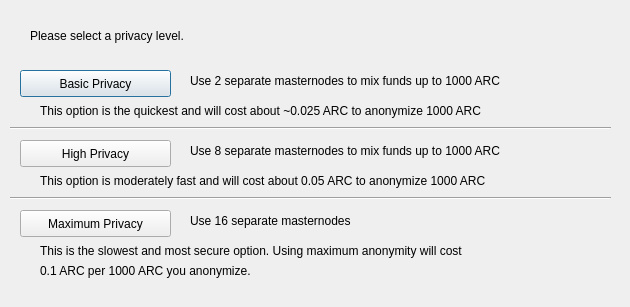
<?xml version="1.0" encoding="UTF-8"?>
<ui version="4.0">
 <class>SpySendConfig</class>
 <widget class="QDialog" name="SpySendConfig">
  <property name="geometry">
   <rect>
    <x>0</x>
    <y>0</y>
    <width>630</width>
    <height>307</height>
   </rect>
  </property>
  <property name="windowTitle">
   <string>Configure SpySend</string>
  </property>
  <widget class="QPushButton" name="buttonBasic">
   <property name="geometry">
    <rect>
     <x>20</x>
     <y>70</y>
     <width>151</width>
     <height>27</height>
    </rect>
   </property>
   <property name="text">
    <string>Basic Privacy</string>
   </property>
  </widget>
  <widget class="QPushButton" name="buttonHigh">
   <property name="geometry">
    <rect>
     <x>20</x>
     <y>140</y>
     <width>151</width>
     <height>27</height>
    </rect>
   </property>
   <property name="text">
    <string>High Privacy</string>
   </property>
  </widget>
  <widget class="QPushButton" name="buttonMax">
   <property name="geometry">
    <rect>
     <x>20</x>
     <y>210</y>
     <width>151</width>
     <height>27</height>
    </rect>
   </property>
   <property name="text">
    <string>Maximum Privacy</string>
   </property>
  </widget>
  <widget class="QLabel" name="label">
   <property name="geometry">
    <rect>
     <x>30</x>
     <y>20</y>
     <width>571</width>
     <height>31</height>
    </rect>
   </property>
   <property name="text">
    <string>Please select a privacy level.</string>
   </property>
  </widget>
  <widget class="QLabel" name="label_2">
   <property name="geometry">
    <rect>
     <x>190</x>
     <y>70</y>
     <width>421</width>
     <height>21</height>
    </rect>
   </property>
   <property name="text">
    <string>Use 2 separate masternodes to mix funds up to 1000 ARC</string>
   </property>
  </widget>
  <widget class="QLabel" name="label_3">
   <property name="geometry">
    <rect>
     <x>190</x>
     <y>140</y>
     <width>411</width>
     <height>21</height>
    </rect>
   </property>
   <property name="text">
    <string>Use 8 separate masternodes to mix funds up to 1000 ARC</string>
   </property>
  </widget>
  <widget class="QLabel" name="label_4">
   <property name="geometry">
    <rect>
     <x>190</x>
     <y>210</y>
     <width>421</width>
     <height>21</height>
    </rect>
   </property>
   <property name="text">
    <string>Use 16 separate masternodes</string>
   </property>
  </widget>
  <widget class="QLabel" name="label_6">
   <property name="geometry">
    <rect>
     <x>40</x>
     <y>100</y>
     <width>561</width>
     <height>21</height>
    </rect>
   </property>
   <property name="text">
    <string>This option is the quickest and will cost about ~0.025 ARC to anonymize 1000 ARC</string>
   </property>
  </widget>
  <widget class="QLabel" name="label_7">
   <property name="geometry">
    <rect>
     <x>40</x>
     <y>170</y>
     <width>561</width>
     <height>21</height>
    </rect>
   </property>
   <property name="text">
    <string>This option is moderately fast and will cost about 0.05 ARC to anonymize 1000 ARC</string>
   </property>
  </widget>
  <widget class="QLabel" name="label_8">
   <property name="geometry">
    <rect>
     <x>40</x>
     <y>240</y>
     <width>561</width>
     <height>21</height>
    </rect>
   </property>
   <property name="text">
    <string>This is the slowest and most secure option. Using maximum anonymity will cost</string>
   </property>
  </widget>
  <widget class="QLabel" name="label_9">
   <property name="geometry">
    <rect>
     <x>40</x>
     <y>260</y>
     <width>561</width>
     <height>21</height>
    </rect>
   </property>
   <property name="text">
    <string>0.1 ARC per 1000 ARC you anonymize.</string>
   </property>
  </widget>
  <widget class="Line" name="line">
   <property name="geometry">
    <rect>
     <x>10</x>
     <y>120</y>
     <width>601</width>
     <height>16</height>
    </rect>
   </property>
   <property name="orientation">
    <enum>Qt::Horizontal</enum>
   </property>
  </widget>
  <widget class="Line" name="line_2">
   <property name="geometry">
    <rect>
     <x>10</x>
     <y>190</y>
     <width>601</width>
     <height>16</height>
    </rect>
   </property>
   <property name="orientation">
    <enum>Qt::Horizontal</enum>
   </property>
  </widget>
 </widget>
 <resources/>
 <connections/>
</ui>
